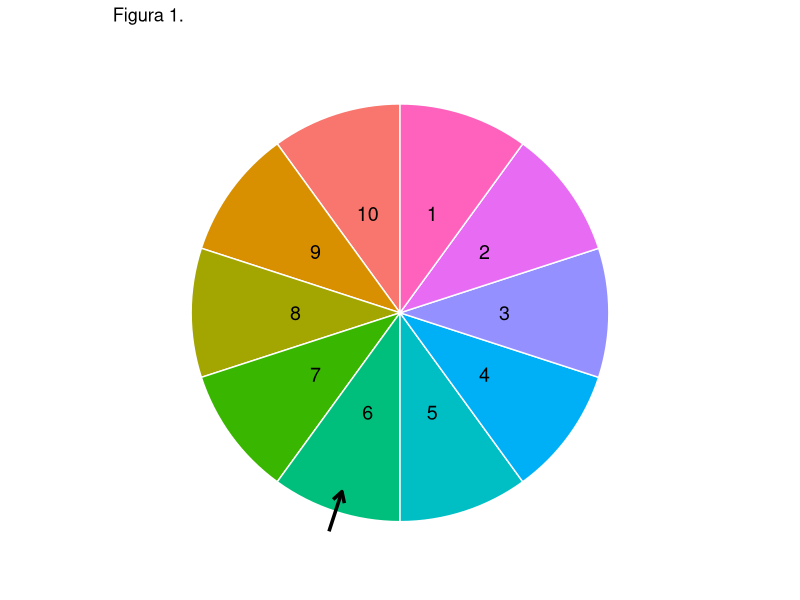
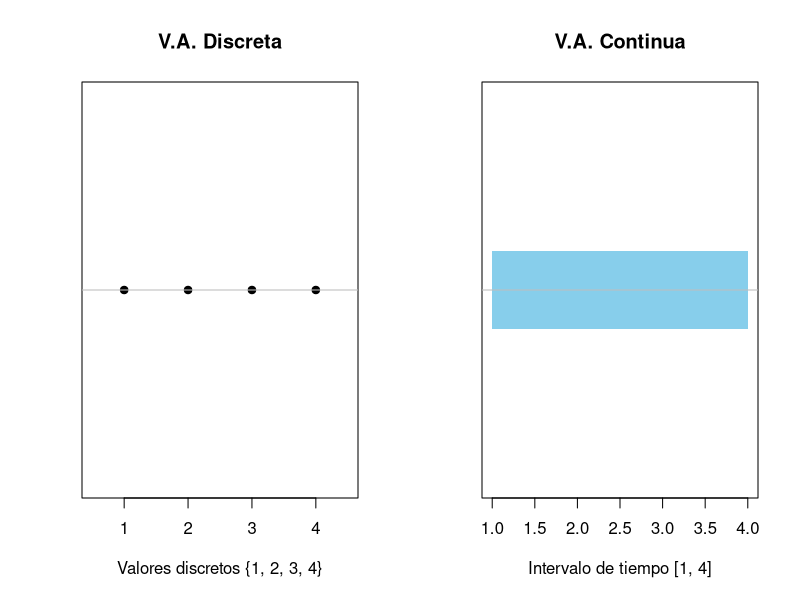
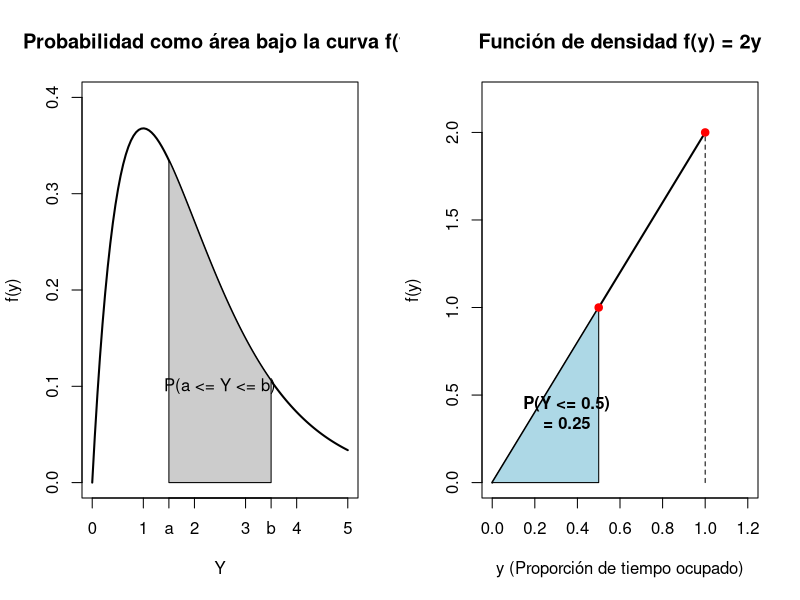
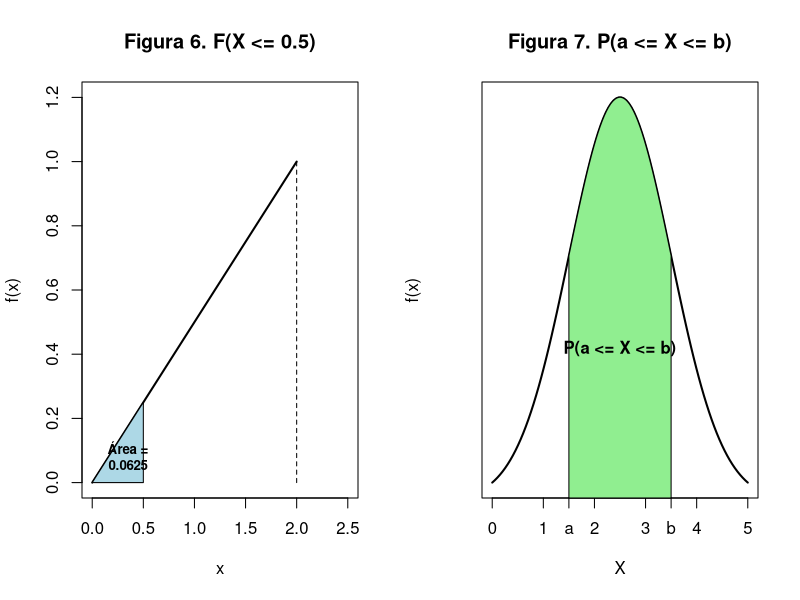
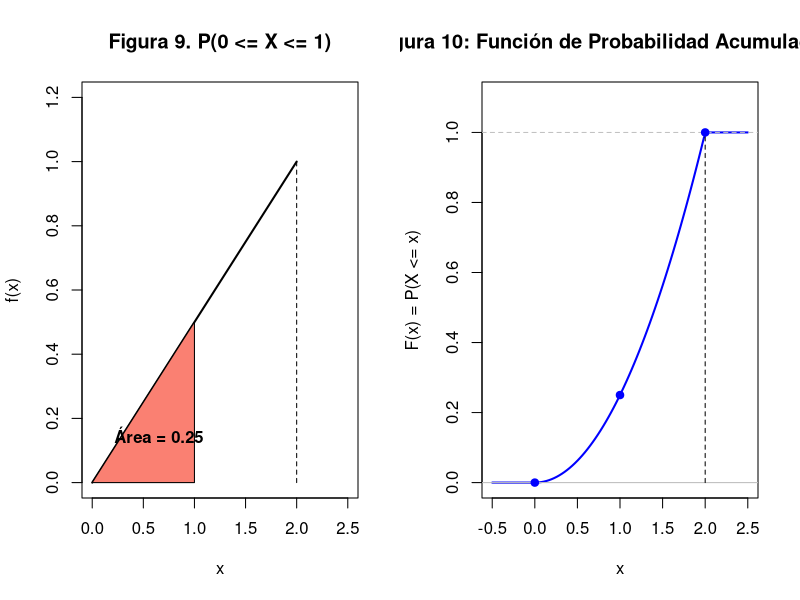
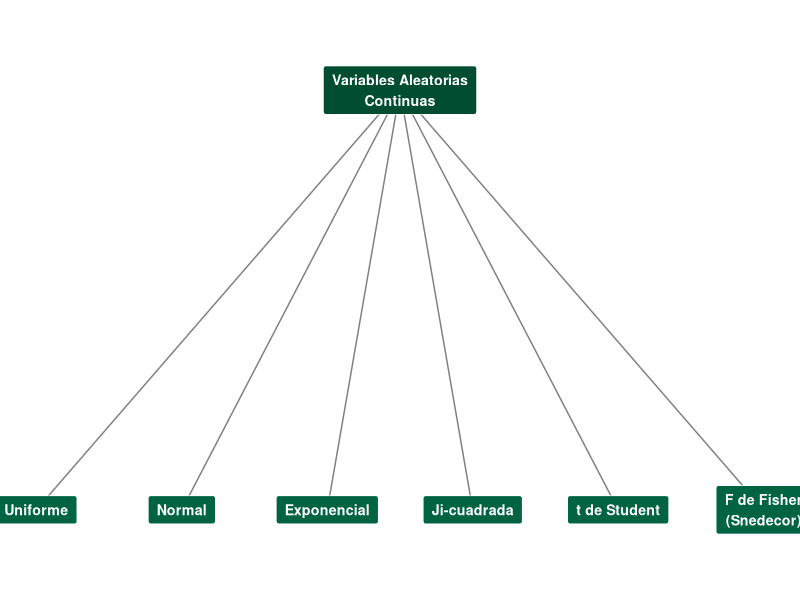
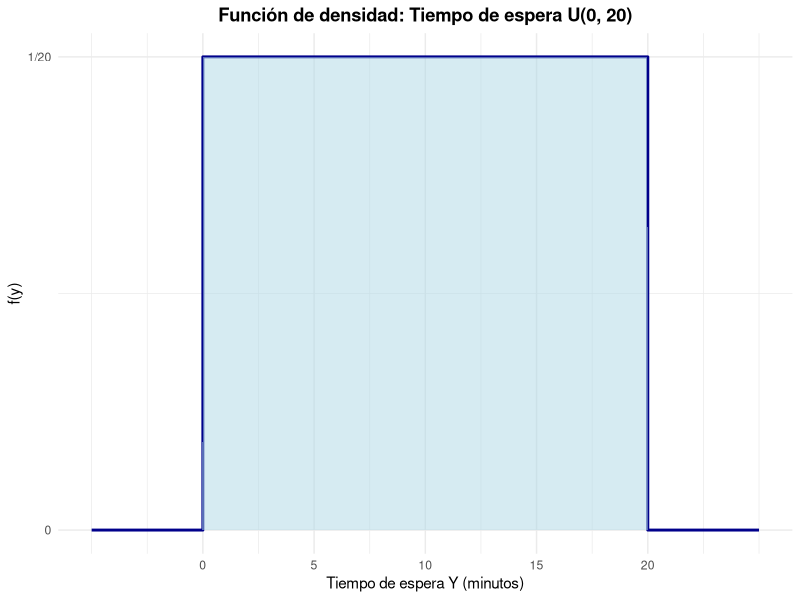
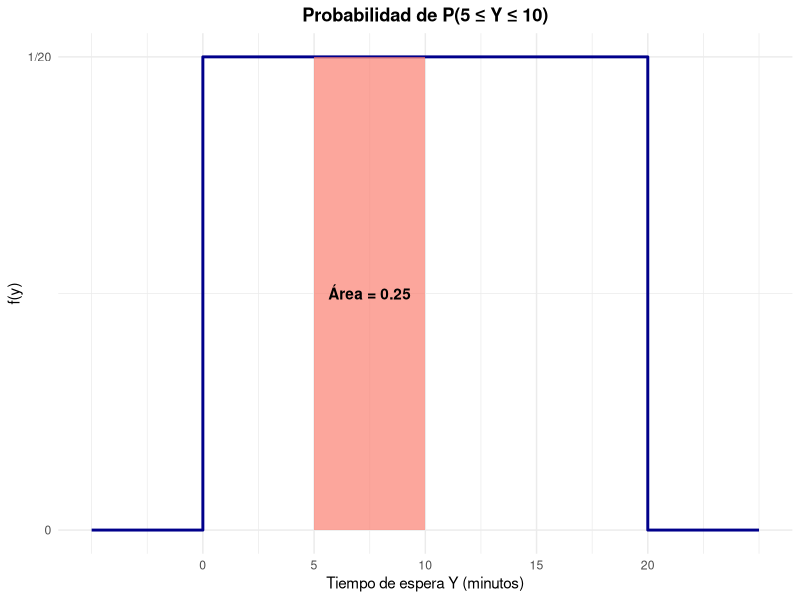

These figures' R source, in order:
## ---- chunk 1
library(ggplot2)

df_rueda <- data.frame(
  sector = factor(1:10),
  valor = rep(1, 10)
)

ggplot(df_rueda, aes(x = "", y = valor, fill = sector)) +
  geom_bar(stat = "identity", width = 1, color = "white") +
  coord_polar("y", start = 0) +
  theme_void() +
  theme(legend.position = "none") +
  geom_text(aes(y = cumsum(valor) - 0.5, label = sector), color = "black", size = 5) +
  annotate("segment", x = 1.6, xend = 1.4, y = 5.5, yend = 5.5, 
           arrow = arrow(length = unit(0.3, "cm")), linewidth = 1.2) +
  labs(title = "Figura 1.")
## ---- chunk 2
# Comparación de dominios: Discreto vs Continuo
par(mfrow=c(1,2))

# Izquierda: Dominio discreto (ej. número de piezas defectuosas)
plot(1:4, rep(0, 4), pch=19, xlim=c(0.5, 4.5), ylim=c(-0.1, 0.1), 
     yaxt='n', xlab="Valores discretos {1, 2, 3, 4}", ylab="", main="V.A. Discreta")
abline(h=0, col="gray")

# Derecha: Dominio continuo (ej. tiempo de torneado)
plot(NA, xlim=c(1, 4), ylim=c(-0.1, 0.1), yaxt='n', 
     xlab="Intervalo de tiempo [1, 4]", ylab="", main="V.A. Continua")
rect(1, -0.02, 4, 0.02, col="skyblue", border=NA)
abline(h=0, col="gray")
## ---- chunk 3
# Probabilidad vista como un área bajo la curva f(y)
y_vals <- seq(0, 5, length.out = 100)
f_y <- function(y) dgamma(y, shape=2, rate=1) # Curva de ejemplo típica para tiempos

plot(y_vals, f_y(y_vals), type="l", lwd=2, ylim=c(0, 0.4), 
     xlab="Y", ylab="f(y)", main="Probabilidad como área bajo la curva f(y)")
polygon(c(1.5, seq(1.5, 3.5, length.out=50), 3.5), 
        c(0, f_y(seq(1.5, 3.5, length.out=50)), 0), col="gray80")
text(2.5, 0.1, "P(a <= Y <= b)")
axis(1, at=c(1.5, 3.5), labels=c("a", "b"))
## ---- chunk 4
# Gráfica de la función f(y) = 2y y el área calculada
y_tri <- c(0, 1)
fy_tri <- c(0, 2)

plot(y_tri, fy_tri, type="l", lwd=2, xlim=c(0, 1.2), ylim=c(0, 2.2),
     xlab="y (Proporción de tiempo ocupado)", ylab="f(y)", 
     main="Función de densidad f(y) = 2y")
segments(1, 0, 1, 2, lty=2)

# Sombreado del área P(Y <= 0.5)
polygon(c(0, 0.5, 0.5), c(0, 1, 0), col="lightblue")
text(0.35, 0.4, "P(Y <= 0.5)\n= 0.25", font=2)
points(c(0.5, 1), c(1, 2), pch=19, col="red")
## ---- chunk 5
# Figura 6. Cálculo de F(X <= 0.5)
x_val <- c(0, 2)
y_val <- c(0, 1)

plot(x_val, y_val, type="l", lwd=2, xlim=c(0, 2.5), ylim=c(0, 1.2),
     xlab="x", ylab="f(x)", main="Figura 6. F(X <= 0.5)")
segments(2, 0, 2, 1, lty=2)

# Sombreado del área hasta 0.5
polygon(c(0, 0.5, 0.5), c(0, 0.25, 0), col="lightblue")
text(0.35, 0.08, "Área =\n0.0625", font=2, cex=0.8)
## ---- chunk 6
# Figura 7. Cálculo de P(a <= X <= b) = F(b) - F(a)
x_gen <- seq(0, 5, length.out=100)
# Usamos una curva normal genérica para ilustrar el concepto
y_gen <- dnorm(x_gen, mean=2.5, sd=1) 

plot(x_gen, y_gen, type="l", lwd=2, xlab="X", ylab="f(x)", 
     main="Figura 7. P(a <= X <= b)", yaxt='n')

# Sombreado del área entre a y b
a <- 1.5
b <- 3.5
x_poly <- seq(a, b, length.out=50)
y_poly <- dnorm(x_poly, mean=2.5, sd=1)
polygon(c(a, x_poly, b), c(0, y_poly, 0), col="lightgreen")
axis(1, at=c(a, b), labels=c("a", "b"))
text(2.5, 0.15, "P(a <= X <= b)", font=2)
## ---- chunk 7
# Figura 9. Cálculo de P(0 <= X <= 1)
x_val <- c(0, 2)
y_val <- c(0, 1)

plot(x_val, y_val, type="l", lwd=2, xlim=c(0, 2.5), ylim=c(0, 1.2),
     xlab="x", ylab="f(x)", main="Figura 9. P(0 <= X <= 1)")
segments(2, 0, 2, 1, lty=2)

# Sombreado del área entre 0 y 1
polygon(c(0, 1, 1), c(0, 0.5, 0), col="salmon")
text(0.65, 0.15, "Área = 0.25", font=2)
## ---- chunk 8
# Definición de la función de probabilidad acumulada F(x)
F_x <- function(x) {
  ifelse(x < 0, 0, 
         ifelse(x <= 2, 0.25 * x^2, 1))
}

# Secuencia de valores para el eje x
x_vals <- seq(-0.5, 2.5, length.out = 100)

# Creación del gráfico
plot(x_vals, F_x(x_vals), type="l", lwd=2, col="blue",
     xlim=c(-0.5, 2.5), ylim=c(0, 1.1),
     xlab="x", ylab="F(x) = P(X <= x)", 
     main="Figura 10: Función de Probabilidad Acumulada F(x)")

# Añadir líneas de referencia
abline(h=0, col="gray")
abline(h=1, col="gray", lty=2)
segments(2, 0, 2, 1, lty=2, col="black")
points(c(0, 1, 2), c(0, 0.25, 1), pch=19, col="blue")
## ---- chunk 9
library(ggplot2)

# Diagrama jerárquico generado con código (en vez de un widget HTML),
# para que se vea igual en HTML, PDF y Word.
hijos <- c("Uniforme", "Normal", "Exponencial", "Ji-cuadrada",
           "t de Student", "F de Fisher\n(Snedecor)")
n <- length(hijos)
x_hijos <- seq(1, n, length.out = n)
x_raiz <- mean(x_hijos)

nodos <- data.frame(
  x = c(x_raiz, x_hijos),
  y = c(1, rep(0, n)),
  etiqueta = c("Variables Aleatorias\nContinuas", hijos),
  raiz = c(TRUE, rep(FALSE, n))
)

lineas <- data.frame(
  x = x_raiz, y = 1,
  xend = x_hijos, yend = 0
)

ggplot() +
  geom_segment(data = lineas, aes(x = x, y = y, xend = xend, yend = yend),
               color = "grey50") +
  geom_label(data = nodos, aes(x = x, y = y, label = etiqueta, fill = raiz),
             color = "white", fontface = "bold", size = 3.6,
             label.padding = unit(0.5, "lines")) +
  scale_fill_manual(values = c("TRUE" = "#004D31", "FALSE" = "#006341"), guide = "none") +
  coord_cartesian(ylim = c(-0.15, 1.15)) +
  theme_void()
## ---- chunk 10
# Gráfica de la función de densidad para Y ~ U(0, 20)
library(ggplot2)

df_tiempo <- data.frame(
  x = c(-5, 0, 0, 20, 20, 25),
  y = c(0, 0, 1/20, 1/20, 0, 0)
)

ggplot(df_tiempo, aes(x = x, y = y)) +
  geom_line(color = "darkblue", linewidth = 1) +
  geom_area(data = subset(df_tiempo, x >= 0 & x <= 20), fill = "lightblue", alpha = 0.5) +
  scale_x_continuous(breaks = seq(0, 20, by = 5)) +
  scale_y_continuous(breaks = c(0, 1/20), labels = c("0", "1/20")) +
  theme_minimal() +
  labs(
    title = "Función de densidad: Tiempo de espera U(0, 20)",
    x = "Tiempo de espera Y (minutos)",
    y = "f(y)"
  ) +
  theme(plot.title = element_text(face = "bold", hjust = 0.5))
## ---- chunk 11
# Gráfica del área correspondiente a la probabilidad calculada
df_area <- data.frame(
  x = c(5, 5, 10, 10),
  y = c(0, 1/20, 1/20, 0)
)

ggplot(df_tiempo, aes(x = x, y = y)) +
  geom_line(color = "darkblue", linewidth = 1) +
  geom_polygon(data = df_area, aes(x = x, y = y), fill = "salmon", alpha = 0.7) +
  scale_x_continuous(breaks = seq(0, 20, by = 5)) +
  scale_y_continuous(breaks = c(0, 1/20), labels = c("0", "1/20")) +
  theme_minimal() +
  labs(
    title = "Probabilidad de P(5 ≤ Y ≤ 10)",
    x = "Tiempo de espera Y (minutos)",
    y = "f(y)"
  ) +
  annotate("text", x = 7.5, y = 0.025, label = "Área = 0.25", fontface = "bold") +
  theme(plot.title = element_text(face = "bold", hjust = 0.5))
## ---- chunk 12
# Figuras 14 y 15 combinadas para ilustración didáctica: Histograma y Curva
library(ggplot2)
set.seed(123)

# Simulamos el peso de 500 bebés con media 3.5 kg y desviación 0.5 kg
pesos_bebes <- data.frame(peso = rnorm(500, mean = 3.5, sd = 0.5))

ggplot(pesos_bebes, aes(x = peso)) +
  geom_histogram(aes(y = after_stat(density)), bins = 15, fill = "lightblue", color = "black", alpha = 0.7) +
  geom_density(color = "darkblue", linewidth = 1.2) +
  theme_minimal() +
  labs(
    title = "Figuras 14 y 15. Histograma y Curva de densidad de los pesos al nacer",
    x = "Peso (kg)",
    y = "Densidad / Frecuencia Relativa"
  )
## ---- chunk 13
# Figura 18. Tres poblaciones normales con distintas medias, pero iguales varianzas.
x_vals <- seq(-5, 15, length.out = 300)

df_medias <- data.frame(
  x = rep(x_vals, 3),
  y = c(dnorm(x_vals, mean = 0, sd = 1.5),
        dnorm(x_vals, mean = 5, sd = 1.5),
        dnorm(x_vals, mean = 10, sd = 1.5)),
  Distribucion = factor(rep(c("Mu 1", "Mu 2", "Mu 3"), each = 300))
)

ggplot(df_medias, aes(x = x, y = y, color = Distribucion)) +
  geom_line(linewidth = 1.2) +
  theme_minimal() +
  labs(
    title = "Figura 18. Poblaciones normales con distintas medias, iguales varianzas",
    subtitle = expression(mu[1] ~ "<" ~ mu[2] ~ "<" ~ mu[3]), # Corrección aquí
    x = "x",
    y = "f(x)"
  ) +
  theme(legend.position = "bottom")
## ---- chunk 14
# Figura 19. Poblaciones normales con distintas varianzas (misma media).
x_vals_var <- seq(-10, 10, length.out = 300)

df_varianzas <- data.frame(
  x = rep(x_vals_var, 3),
  y = c(dnorm(x_vals_var, mean = 0, sd = 1),
        dnorm(x_vals_var, mean = 0, sd = 2),
        dnorm(x_vals_var, mean = 0, sd = 3)),
  Distribucion = factor(rep(c("Sigma 1", "Sigma 2", "Sigma 3"), each = 300))
)

ggplot(df_varianzas, aes(x = x, y = y, color = Distribucion)) +
  geom_line(linewidth = 1.2) +
  theme_minimal() +
  labs(
    title = "Figura 19. Poblaciones normales con distintas varianzas",
    subtitle = expression(sigma[1] ~ "<" ~sigma[2] ~"<" ~ sigma[3]),
    x = "x",
    y = "f(x)"
  ) +
  theme(legend.position = "bottom")
## ---- chunk 15
# Parámetros de la distribución
mu <- 1.30
sigma <- 0.12

# Crear un rango de valores para X (de mu - 4*sigma a mu + 4*sigma)
x_vals <- seq(mu - 4*sigma, mu + 4*sigma, length.out = 1000)

# Calcular la densidad de probabilidad para cada valor de X
y_vals <- dnorm(x_vals, mean = mu, sd = sigma)

# Crear el Data Frame
df_altura <- data.frame(x = x_vals, y = y_vals)

# Puntos de corte de las desviaciones estándar
cortes_x <- c(mu - 3*sigma, mu - 2*sigma, mu - sigma, mu, 
              mu + sigma, mu + 2*sigma, mu + 3*sigma)

# Etiquetas personalizadas para el eje X
etiquetas_x <- c("0.94\n(-3σ)", "1.06\n(-2σ)", "1.18\n(-1σ)", "1.30\n(μ)", 
                 "1.42\n(+1σ)", "1.54\n(+2σ)", "1.66\n(+3σ)")

# Generar la gráfica
ggplot(df_altura, aes(x = x, y = y)) +
  # Área de +/- 1 Sigma (68.2%)
  geom_area(data = subset(df_altura, x >= cortes_x[3] & x <= cortes_x[5]), 
            fill = "#4DAF4A", alpha = 0.6) +
  # Área de +/- 2 Sigma (95.4% - el 68.2% ya coloreado)
  geom_area(data = subset(df_altura, x >= cortes_x[2] & x <= cortes_x[3]), 
            fill = "#377EB8", alpha = 0.5) +
  geom_area(data = subset(df_altura, x >= cortes_x[5] & x <= cortes_x[6]), 
            fill = "#377EB8", alpha = 0.5) +
  # Área de +/- 3 Sigma (99.8% - el 95.4% ya coloreado)
  geom_area(data = subset(df_altura, x >= cortes_x[1] & x <= cortes_x[2]), 
            fill = "#E41A1C", alpha = 0.4) +
  geom_area(data = subset(df_altura, x >= cortes_x[6] & x <= cortes_x[7]), 
            fill = "#E41A1C", alpha = 0.4) +
  
  # Línea principal de la curva normal
  geom_line(color = "black", linewidth = 1) +
  
  # Líneas verticales discontinuas para demarcar los intervalos
  geom_vline(xintercept = cortes_x, linetype = "dashed", color = "gray30", alpha = 0.7) +
  
  # Anotaciones de los porcentajes fraccionados
  annotate("text", x = mu, y = 1.5, label = "68.2%", size = 6, fontface = "bold", color = "white") +
  annotate("text", x = mu - 1.5*sigma, y = 0.5, label = "13.6%", size = 4.5, color = "black") +
  annotate("text", x = mu + 1.5*sigma, y = 0.5, label = "13.6%", size = 4.5, color = "black") +
  annotate("text", x = mu - 2.5*sigma, y = 0.1, label = "2.2%", size = 4, color = "black") +
  annotate("text", x = mu + 2.5*sigma, y = 0.1, label = "2.2%", size = 4, color = "black") +
  
  # Segmentos explicativos en la parte superior para mostrar las reglas
  annotate("segment", x = cortes_x[2], xend = cortes_x[6], y = 3.6, yend = 3.6, 
           arrow = arrow(ends = "both", length = unit(0.2, "cm"))) +
  annotate("text", x = mu, y = 3.75, label = "95.4% de los datos", size = 4.5, fontface = "bold") +
  
  annotate("segment", x = cortes_x[1], xend = cortes_x[7], y = 4.0, yend = 4.0, 
           arrow = arrow(ends = "both", length = unit(0.2, "cm"))) +
  annotate("text", x = mu, y = 4.15, label = "99.8% de los datos", size = 4.5, fontface = "bold") +

  # Ajustar límites y escalas
  scale_x_continuous(breaks = cortes_x, labels = etiquetas_x) +
  coord_cartesian(ylim = c(0, 4.3)) + # Aumentar el límite y para que quepan las anotaciones
  
  # Personalización de la gráfica
  theme_minimal() +
  labs(
    title = "Distribución Normal: Altura de niños en Aguascalientes",
    subtitle = expression("Demostración de la Regla Empírica (" * mu == 1.30 ~ "m," ~ sigma == 0.12 ~ "m)"),
    x = "Altura en metros",
    y = "Densidad de probabilidad"
  ) +
  theme(
    plot.title = element_text(face = "bold", size = 14, hjust = 0.5),
    plot.subtitle = element_text(size = 12, hjust = 0.5, margin = margin(b = 15)),
    axis.text.x = element_text(size = 10, face = "bold")
  )
## ---- chunk 16
# Representación de la Distribución Normal Estándar Z ~ N(0,1)
library(ggplot2)

z_vals <- seq(-4, 4, length.out = 300)
df_z <- data.frame(
  z = z_vals,
  fz = dnorm(z_vals)
)

ggplot(df_z, aes(x = z, y = fz)) +
  geom_line(color = "darkblue", linewidth = 1.2) +
  geom_vline(xintercept = 0, linetype = "dashed", color = "red") +
  scale_x_continuous(breaks = -3:3) +
  theme_minimal() +
  labs(
    title = "Función de densidad de probabilidad de Z ~ N(0, 1)",
    x = "Valores de Z",
    y = "f(z)"
  ) +
  annotate("text", x = 1.2, y = 0.35, label = expression(mu == 0 ~ "," ~ sigma == 1), color = "red")
## ---- chunk 17
# Gráfica del ejemplo: Área a la derecha de Z = 1
z_vals <- seq(-4, 4, length.out = 300)
df_z <- data.frame(
  z = z_vals,
  fz = dnorm(z_vals))
ggplot(df_z, aes(x = z, y = fz)) +
  geom_line(color = "darkblue", linewidth = 1) +
  geom_area(data = subset(df_z, z >= 1), fill = "salmon", alpha = 0.7) +
  scale_x_continuous(breaks = -3:3) +
  theme_minimal() +
  labs(
    title = "P(Z > 1) equivalente a P(X > 450)",
    x = "Puntaje estandarizado (Z)",
    y = "f(z)"
  ) +
  annotate("text", x = 1.8, y = 0.05, label = "Área = 0.1587", fontface = "bold")
## ---- chunk 18
# Gráfica del ejemplo: Área entre Z = -2 y Z = 1
z_vals <- seq(-4, 4, length.out = 300)
df_z <- data.frame(
  z = z_vals,
  fz = dnorm(z_vals)
)
ggplot(df_z, aes(x = z, y = fz)) +
  geom_line(color = "darkblue", linewidth = 1) +
  geom_area(data = subset(df_z, z >= -2 & z <= 1), fill = "lightblue", alpha = 0.7) +
  scale_x_continuous(breaks = -3:3) +
  theme_minimal() +
  labs(
    title = "P(-2 < Z < 1) equivalente a P(300 < X < 450)",
    x = "Puntaje estandarizado (Z)",
    y = "f(z)"
  ) +
  annotate("text", x = -0.5, y = 0.15, label = "Área = 0.8185", fontface = "bold")
## ---- chunk 19
# Figura 23. Probabilidad de Z acumulada al valor 0.4
library(ggplot2)
z_vals <- seq(-4, 4, length.out = 300)
df_z <- data.frame(z = z_vals, fz = dnorm(z_vals))

ggplot(df_z, aes(x = z, y = fz)) +
  geom_line(color = "darkblue", linewidth = 1) +
  geom_area(data = subset(df_z, z <= 0.4), fill = "lightblue", alpha = 0.6) +
  geom_vline(xintercept = 0.4, linetype = "dashed", color = "red") +
  theme_minimal() +
  labs(title = "Caso 1: P(Z \u2264 0.4)", x = "Z", y = "f(z)") +
  annotate("text", x = -1, y = 0.15, label = "Área = 0.6554", fontface = "bold")
## ---- chunk 20
# Figura 24. Probabilidad de Z para valores mayores a 0.40.
library(ggplot2)
z_vals <- seq(-4, 4, length.out = 300)
df_z <- data.frame(z = z_vals, fz = dnorm(z_vals))

ggplot(df_z, aes(x = z, y = fz)) +
  geom_line(color = "darkblue", linewidth = 1) +
  geom_area(data = subset(df_z, z >= 0.4), fill = "salmon", alpha = 0.6) +
  geom_vline(xintercept = 0.4, linetype = "dashed", color = "red") +
  theme_minimal() +
  labs(title = "Caso 2: P(Z > 0.4)", x = "Z", y = "f(z)") +
  annotate("text", x = 1.5, y = 0.08, label = "Área = 0.3446", fontface = "bold")
## ---- chunk 21
# Figura 25. Probabilidad de Z en cola izquierda por simetría.
library(ggplot2)
z_vals <- seq(-4, 4, length.out = 300)
df_z <- data.frame(z = z_vals, fz = dnorm(z_vals))

ggplot(df_z, aes(x = z, y = fz)) +
  geom_line(color = "darkblue", linewidth = 1) +
  geom_area(data = subset(df_z, z <= -1.4), fill = "purple", alpha = 0.5) +
  geom_area(data = subset(df_z, z >= 1.4), fill = "salmon", alpha = 0.2) + # Reflejo
  theme_minimal() +
  labs(title = "Caso 3: Simetría P(Z \u2264 -1.4) = P(Z \u2265 1.4)", x = "Z", y = "f(z)") +
  annotate("text", x = -2.5, y = 0.05, label = "0.0808", fontface = "bold")
## ---- chunk 22
# Figura 26. Probabilidad de Z dado un intervalo positivo.
library(ggplot2)
z_vals <- seq(-4, 4, length.out = 300)
df_z <- data.frame(z = z_vals, fz = dnorm(z_vals))

ggplot(df_z, aes(x = z, y = fz)) +
  geom_line(color = "darkblue", linewidth = 1) +
  geom_area(data = subset(df_z, z >= 0.1 & z <= 0.5), fill = "lightgreen", alpha = 0.6) +
  theme_minimal() +
  labs(title = "Caso 4: P(0.1 \u2264 Z \u2264 0.5)", x = "Z", y = "f(z)") +
  annotate("text", x = 1.2, y = 0.1, label = "Área = 0.1517", fontface = "bold")
## ---- chunk 23
# Figura 27a. Probabilidad para Z1 y Z2 < 0.
library(ggplot2)
z_vals <- seq(-4, 4, length.out = 300)
df_z <- data.frame(z = z_vals, fz = dnorm(z_vals))

ggplot(df_z, aes(x = z, y = fz)) +
  geom_line(color = "darkblue", linewidth = 1) +
  geom_area(data = subset(df_z, z >= -1.5 & z <= -1), fill = "orange", alpha = 0.6) +
  theme_minimal() +
  labs(title = "Caso 5: P(-1.5 \u2264 Z \u2264 -1)", x = "Z", y = "f(z)") +
  annotate("text", x = -2.2, y = 0.1, label = "0.0919", fontface = "bold")
## ---- chunk 24
# Figura 27b. Probabilidad que cruza el cero.
library(ggplot2)
z_vals <- seq(-4, 4, length.out = 300)
df_z <- data.frame(z = z_vals, fz = dnorm(z_vals))

ggplot(df_z, aes(x = z, y = fz)) +
  geom_line(color = "darkblue", linewidth = 1) +
  geom_area(data = subset(df_z, z >= -0.5 & z <= 0.5), fill = "cyan", alpha = 0.5) +
  theme_minimal() +
  labs(title = "Caso 6: P(-0.5 \u2264 Z \u2264 0.5)", x = "Z", y = "f(z)") +
  annotate("text", x = 0, y = 0.15, label = "Área = 0.3830", fontface = "bold")
## ---- chunk 25
mu <- 30; sigma <- 0.2

# 1. P(X <= 29.5) = P(Z <= -2.5)
p_cortos <- pnorm(29.5, mu, sigma)
cat("P(cortos) = P(X <= 29.5) =", round(p_cortos, 4), "\n")
cat("  Z = (29.5 - 30)/0.2 =", (29.5 - 30)/0.2, "\n")

# 2. P(X >= 30.4) = P(Z >= 2)
p_largos <- 1 - pnorm(30.4, mu, sigma)
cat("P(largos) = P(X >= 30.4) =", round(p_largos, 4), "\n")
cat("  Z = (30.4 - 30)/0.2 =", (30.4 - 30)/0.2, "\n")

# 3. Total defectuosos en 1,000 piezas
p_defect <- p_cortos + p_largos
cat("P(defectuosos total) =", round(p_defect, 4), "\n")
cat("Esperados en 1,000 piezas: E[Y] = 1000 ×", round(p_defect, 4),
    "=", round(1000 * p_defect, 1), "\n")

# Visualización
x_seq <- seq(29, 31, length.out = 300)
fx    <- dnorm(x_seq, mu, sigma)
plot(x_seq, fx, type = "l", lwd = 2, col = "#006341",
     main = expression(paste("X ~ N(30, 0.04) — Tornillos")),
     xlab = "Longitud (mm)", ylab = "f(x)")
# Cortos
x_c <- x_seq[x_seq <= 29.5]
polygon(c(x_c, rev(x_c)), c(dnorm(x_c, mu, sigma), rep(0, length(x_c))),
        col = "#C8962E88", border = NA)
# Largos
x_l <- x_seq[x_seq >= 30.4]
polygon(c(x_l, rev(x_l)), c(dnorm(x_l, mu, sigma), rep(0, length(x_l))),
        col = "#C8962E88", border = NA)
abline(v = c(29.5, 30.4), lty = 2, col = "gray50")
legend("topright", legend = c("Región válida", "Defectuosos"),
       fill = c("white", "#C8962E88"), border = c("#006341", NA))
## ---- chunk 26
mu_c <- 10; sigma_c <- 2

# Percentil 90 de N(10, 4)
x_star <- qnorm(0.90, mu_c, sigma_c)
cat("z_{0.90} =", round(qnorm(0.90), 4), "\n")
cat("x* = mu + z * sigma =", mu_c, "+", round(qnorm(0.90),4), "*", sigma_c,
    "=", round(x_star, 4), "mm\n")
cat("Verificación: P(X <= x*) =", round(pnorm(x_star, mu_c, sigma_c), 4), "\n")
## ---- chunk 27
# Figura 28. Distribución exponencial para tres valores de lambda
library(ggplot2)

x_vals <- seq(0, 5, length.out = 300)
df_expo <- data.frame(
  x = rep(x_vals, 3),
  fx = c(dexp(x_vals, rate = 0.5),
         dexp(x_vals, rate = 1),
         dexp(x_vals, rate = 2)),
  Lambda = factor(rep(c("0.5", "1", "2"), each = 300))
)

ggplot(df_expo, aes(x = x, y = fx, color = Lambda)) +
  geom_line(linewidth = 1.2) +
  theme_minimal() +
  labs(
    title = "Figura 28. Función de densidad Exponencial",
    subtitle = "Comparación para distintos valores de la tasa (\u03bb)",
    x = "x (Tiempo / Distancia)",
    y = "f(x)"
  ) +
  theme(legend.position = "bottom")
## ---- chunk 28
# Gráfica del Ejemplo 1: P(X <= 0.25) con lambda = 3
x_val_asist <- seq(0, 2, length.out = 300)
df_asist <- data.frame(x = x_val_asist, fx = dexp(x_val_asist, rate = 3))

ggplot(df_asist, aes(x = x, y = fx)) +
  geom_line(color = "darkblue", linewidth = 1) +
  geom_area(data = subset(df_asist, x <= 0.25), fill = "lightblue", alpha = 0.7) +
  theme_minimal() +
  labs(
    title = "Probabilidad de recibir llamada antes de 15 min (0.25 h)",
    x = "Tiempo (horas)",
    y = "f(x)"
  ) +
  annotate("text", x = 0.5, y = 1.5, label = "Área \u2248 0.528", fontface = "bold")
## ---- chunk 29
lambda <- 0.2   # tasa (1/media)

# 1. P(X <= 10) = F(10) = 1 - e^{-0.2 * 10}
p1 <- pexp(10, rate = lambda)
cat("P(X <= 10) = 1 - e^{-2} =", round(p1, 4), "\n")

# 2. P(5 <= X <= 10) = F(10) - F(5)
p2 <- pexp(10, lambda) - pexp(5, lambda)
cat("P(5 <= X <= 10) = F(10) - F(5) =", round(p2, 4), "\n")

# Verificación manual
cat("Manual: (1 - e^{-2}) - (1 - e^{-1}) = e^{-1} - e^{-2} =",
    round(exp(-1) - exp(-2), 4), "\n")

# Visualización
x_seq <- seq(0, 30, length.out = 300)
fx    <- dexp(x_seq, rate = lambda)
plot(x_seq, fx, type = "l", lwd = 2, col = "#006341",
     main = expression(paste("X ~ Exp(", lambda, " = 0.2)  —  Tiempo de respuesta")),
     xlab = "Tiempo (segundos)", ylab = "f(x)")
# Sombrear P(X <= 10)
x_shade <- x_seq[x_seq <= 10]
polygon(c(x_shade, rev(x_shade)),
        c(dexp(x_shade, lambda), rep(0, length(x_shade))),
        col = "#C8962E88", border = NA)
legend("topright", legend = "P(X ≤ 10) ≈ 0.865", fill = "#C8962E88", border = NA)
## ---- chunk 30
library(ggplot2)

x <- seq(0, 20, length.out = 500)
params <- list(
  list(alpha = 1, lambda = 0.5, label = "α=1, λ=0.5 (Exp)"),
  list(alpha = 2, lambda = 0.5, label = "α=2, λ=0.5"),
  list(alpha = 3, lambda = 0.5, label = "α=3, λ=0.5"),
  list(alpha = 5, lambda = 1,   label = "α=5, λ=1")
)

df_gamma <- do.call(rbind, lapply(params, function(p) {
  data.frame(x = x,
             y = dgamma(x, shape = p$alpha, rate = p$lambda),
             Distribución = p$label)
}))

ggplot(df_gamma, aes(x = x, y = y, color = Distribución)) +
  geom_line(linewidth = 1.1) +
  theme_minimal() +
  labs(title = "Distribución Gamma — distintos parámetros",
       x = "x", y = "f(x)") +
  scale_color_brewer(palette = "Set1")
## ---- chunk 31
f_pareto <- function(x, alpha, m) {
  ifelse(x > m, alpha * m^alpha / x^(alpha + 1), 0)
}

x_vals <- seq(1, 10, length.out = 500)
df_pareto <- rbind(
  data.frame(x = x_vals, y = f_pareto(x_vals, 1, 1), Parámetros = "α=1, m=1"),
  data.frame(x = x_vals, y = f_pareto(x_vals, 2, 1), Parámetros = "α=2, m=1"),
  data.frame(x = x_vals, y = f_pareto(x_vals, 3, 1), Parámetros = "α=3, m=1"),
  data.frame(x = x_vals, y = f_pareto(x_vals, 2, 2), Parámetros = "α=2, m=2")
)

ggplot(df_pareto, aes(x = x, y = y, color = Parámetros)) +
  geom_line(linewidth = 1.1) +
  theme_minimal() +
  labs(title = "Distribución Pareto — distintos parámetros",
       x = "x", y = "f(x)") +
  scale_color_brewer(palette = "Dark2")
## ---- chunk 32
# Esperanza de un dado (uniforme discreta en {1,...,6})
valores <- 1:6
pmf     <- rep(1/6, 6)
E_dado  <- sum(valores * pmf)
cat("E[dado] =", E_dado, "\n")

# Esperanza de X ~ Exp(lambda=2): E[X] = 1/lambda
lambda <- 2
cat("E[Exp(2)] = 1/lambda =", 1/lambda, "\n")

# Verificación numérica
E_exp <- integrate(function(x) x * dexp(x, lambda), 0, Inf)$value
cat("Verificación numérica:", round(E_exp, 6), "\n")
## ---- chunk 33
library(ggplot2)
library(gridExtra)

set.seed(42)
# Comparar cuatro distribuciones con misma media pero diferente varianza
n <- 10000
df_comp <- data.frame(
  x    = c(runif(n, 1, 5),     # Uniforme[1,5], mu=3
            rnorm(n, 3, 0.5),  # Normal(3, 0.5^2), mu=3
            rnorm(n, 3, 1.5),  # Normal(3, 1.5^2), mu=3
            c(rep(1,n/2), rep(5,n/2))),  # Bimodal, mu=3
  dist = rep(c("Uniforme[1,5]","Normal(3,0.25)","Normal(3,2.25)","Bimodal"),
             each=n)
)

ggplot(df_comp, aes(x=x, fill=dist)) +
  geom_density(alpha=0.5) +
  geom_vline(xintercept=3, color="black", linewidth=1, linetype="dashed") +
  facet_wrap(~dist, ncol=4) +
  theme_minimal() +
  theme(legend.position="none") +
  labs(title="Distribuciones con la misma media (μ=3) pero diferente varianza",
       x="x", y="Densidad")
## ---- chunk 34
library(ggplot2)
library(gridExtra)
set.seed(123)
n <- 200

genera_par <- function(rho, n) {
  x <- rnorm(n)
  y <- rho * x + sqrt(1 - rho^2) * rnorm(n)
  data.frame(x=x, y=y, rho=paste0("ρ = ", rho))
}

df_rho <- rbind(genera_par(-0.9, n), genera_par(0, n), genera_par(0.9, n))

ggplot(df_rho, aes(x=x, y=y)) +
  geom_point(alpha=0.4, color="#006341") +
  geom_smooth(method="lm", se=FALSE, color="#C8962E", linewidth=1) +
  facet_wrap(~rho, ncol=3) +
  theme_minimal() +
  labs(title="Efecto del coeficiente de correlación ρ",
       x="X", y="Y")
## ---- chunk 35
# Simulación: E[Y] = lambda * p
lambda <- 5; p <- 0.3; N <- 100000
x <- rpois(N, lambda)
y <- rbinom(N, size=x, prob=p)
cat("E[Y] teórico  :", lambda * p, "\n")
cat("E[Y] simulado :", round(mean(y), 4), "\n")
## ---- chunk 36
# Verificación: momentos de Normal(2, 9) usando FGM
mu <- 2; sigma2 <- 9

# E[X] = derivada 1era en t=0 → mu
# E[X^2] = derivada 2da en t=0 → sigma2 + mu^2
cat("E[X]   teórico:", mu, "\n")
cat("E[X^2] teórico:", sigma2 + mu^2, "\n")

# Verificación simulada
set.seed(1)
X <- rnorm(1e6, mu, sqrt(sigma2))
cat("E[X]   simulado:", round(mean(X), 4), "\n")
cat("E[X^2] simulado:", round(mean(X^2), 4), "\n")
## ---- chunk 37
set.seed(2024)
n_max <- 2000

# Ejemplo: X_i ~ Exp(lambda=1), mu = 1
lambda <- 1; mu_teo <- 1/lambda
x_acum <- cumsum(rexp(n_max, lambda)) / (1:n_max)

df_lln <- data.frame(n = 1:n_max, xbar = x_acum)

ggplot(df_lln, aes(x=n, y=xbar)) +
  geom_line(color="#006341", linewidth=0.6) +
  geom_hline(yintercept=mu_teo, color="#C8962E",
             linewidth=1.2, linetype="dashed") +
  theme_minimal() +
  labs(title="Ley de los grandes números — X ~ Exp(1)",
       subtitle=paste("μ teórica =", mu_teo,
                      " | x̄ con n=2000 ≈", round(tail(x_acum,1), 4)),
       x="Tamaño de muestra (n)", y="Promedio muestral")
## ---- chunk 38
library(ggplot2)
set.seed(42)

# Distribución Exp(1): mu=1, sigma²=1
n <- 30; B <- 5000
xbar_vec <- replicate(B, mean(rexp(n, rate=1)))
s2_vec   <- replicate(B, var(rexp(n, rate=1)))

df_stats <- data.frame(
  valor = c(xbar_vec, s2_vec),
  stat  = rep(c("Media muestral X̄", "Varianza muestral S²"), each=B)
)

ggplot(df_stats, aes(x=valor)) +
  geom_histogram(aes(y=after_stat(density)), bins=40,
                 fill="#006341", color="white", alpha=0.7) +
  geom_vline(data=data.frame(stat=c("Media muestral X̄","Varianza muestral S²"),
                              vline=c(1,1)),
             aes(xintercept=vline), color="#C8962E", linewidth=1.2,
             linetype="dashed") +
  facet_wrap(~stat, scales="free") +
  theme_minimal() +
  labs(title="Distribuciones muestrales de X̄ y S² — Exp(1), n=30, B=5000",
       subtitle="Línea naranja = valor teórico (μ=1, σ²=1)",
       x="Valor del estadístico", y="Densidad")
## ---- chunk 39
set.seed(2024)
B <- 10000

# TCL para distintas distribuciones y tamaños de muestra
tcl_sim <- function(dist_fun, mu, sigma, n, B) {
  xbar <- replicate(B, mean(dist_fun(n)))
  (xbar - mu) / (sigma / sqrt(n))
}

# Distribución Exp(1): mu=1, sigma=1
z_n5   <- tcl_sim(function(n) rexp(n,1), 1, 1, 5, B)
z_n30  <- tcl_sim(function(n) rexp(n,1), 1, 1, 30, B)
z_n100 <- tcl_sim(function(n) rexp(n,1), 1, 1, 100, B)

df_tcl <- data.frame(
  z = c(z_n5, z_n30, z_n100),
  n = rep(c("n = 5", "n = 30", "n = 100"), each=B)
)
df_tcl$n <- factor(df_tcl$n, levels=c("n = 5","n = 30","n = 100"))

x_seq <- seq(-4, 4, length.out=200)
df_norm <- data.frame(x=x_seq, y=dnorm(x_seq))

ggplot(df_tcl, aes(x=z)) +
  geom_histogram(aes(y=after_stat(density)), bins=50,
                 fill="#006341", color="white", alpha=0.6) +
  geom_line(data=df_norm, aes(x=x, y=y),
            color="#C8962E", linewidth=1.2) +
  facet_wrap(~n, ncol=3) +
  coord_cartesian(xlim=c(-4,4)) +
  theme_minimal() +
  labs(title="TCL — X ~ Exp(1): convergencia a N(0,1)",
       subtitle="Curva naranja = densidad N(0,1)",
       x="Z estandarizado", y="Densidad")
